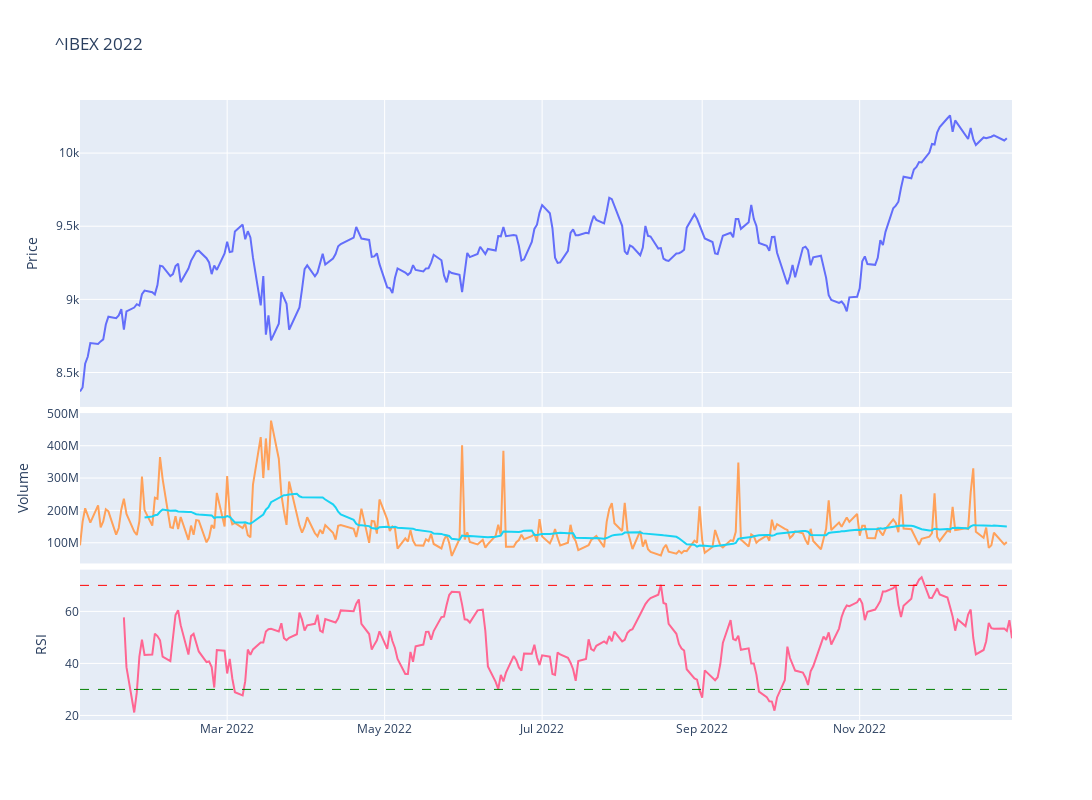

The cell this chart's notebook holds for it:
### Code cell
# Plot the adjusted close price of the ^IBEX for year
fig = make_subplots(rows=4, cols=1,shared_xaxes=True,vertical_spacing=0.01,specs=[[{'rowspan':2,'colspan':1}],[None],[{'rowspan':1,'colspan':1}],[{'rowspan':1,'colspan':1}]])

# Graph (1,1)
fig.add_trace(go.Scatter(x=stock_ibex['Adj Close'].loc[year].index,y=stock_ibex['Adj Close'].loc['2023'],mode="lines",name=f'{ticker}'),row=1,col=1)
fig.add_trace(go.Scatter(x=stock_ibex['BB_Lower'].loc[year].index,y=stock_ibex['BB_Lower'].loc['2023'],mode="lines",name='BB_Lower'),row=1,col=1)
fig.add_trace(go.Scatter(x=stock_ibex['BB_Upper'].loc[year].index,y=stock_ibex['BB_Upper'].loc['2023'],mode="lines",name='BB_Upper'),row=1,col=1)
fig.add_trace(go.Scatter(x=stock_ibex['MMA20'].loc[year].index,y=stock_ibex['MMA20'].loc['2023'],mode="lines",name='MMA20'),row=1,col=1)
# Update xaxis properties
fig.update_yaxes(title_text="Price", row=1, col=1)

# Graph (3,1)
fig.add_trace(go.Scatter(x=stock_ibex['Volume'].loc[year].index,y=stock_ibex['Volume'].loc['2023'],mode="lines",name='Volume'),row=3, col=1)
fig.add_trace(go.Scatter(x=stock_ibex['Volume'].loc[year].index,y=stock_ibex['Volume'].loc['2023'].rolling(20).mean(),mode="lines",name='MMA20'),row=3,col=1)
fig.update_yaxes(title_text="Volume", row=3, col=1)

# Graph (4,1)
fig.add_trace(go.Scatter(x=stock_ibex['RSI'].loc[year].index,y=stock_ibex['RSI'].loc[year],mode="lines",name='RSI'),row=4, col=1)
fig.add_hline(y=30, line_width=1, line_dash="dash", line_color="green",row=4,col=1)
fig.add_hline(y=70, line_width=1, line_dash="dash", line_color="red",row=4,col=1)
fig.update_yaxes(title_text="RSI", row=4, col=1)

fig.update_layout(height=800, width=1300,showlegend=False,title=f"{ticker} {year}")

fig.show()

### Figure 1 — Plotly figure (JSON) as saved in the notebook; plotly's stock layout.template omitted (floating-point values rounded to 4 significant figures; data arrays with more than 128 entries replaced by an {"elided": "..."} marker saying what was removed)
{"data": [{"mode": "lines", "name": "^IBEX", "type": "scatter", "x": {"elided": "257 str values"}, "xaxis": "x", "y": {"elided": "255 float values"}, "yaxis": "y"}, {"mode": "lines", "name": "BB_Lower", "type": "scatter", "x": {"elided": "257 str values"}, "xaxis": "x", "y": {"elided": "255 null values"}, "yaxis": "y"}, {"mode": "lines", "name": "BB_Upper", "type": "scatter", "x": {"elided": "257 str values"}, "xaxis": "x", "y": {"elided": "255 null values"}, "yaxis": "y"}, {"mode": "lines", "name": "MMA20", "type": "scatter", "x": {"elided": "257 str values"}, "xaxis": "x", "y": {"elided": "255 null values"}, "yaxis": "y"}, {"mode": "lines", "name": "Volume", "type": "scatter", "x": {"elided": "257 str values"}, "xaxis": "x2", "y": {"elided": "255 int values"}, "yaxis": "y2"}, {"mode": "lines", "name": "MMA20", "type": "scatter", "x": {"elided": "257 str values"}, "xaxis": "x2", "y": {"elided": "255 int values"}, "yaxis": "y2"}, {"mode": "lines", "name": "RSI", "type": "scatter", "x": {"elided": "257 str values"}, "xaxis": "x3", "y": {"elided": "257 float values"}, "yaxis": "y3"}], "layout": {"height": 800, "shapes": [{"line": {"color": "green", "dash": "dash", "width": 1}, "type": "line", "x0": 0, "x1": 1, "xref": "x3 domain", "y0": 30, "y1": 30, "yref": "y3"}, {"line": {"color": "red", "dash": "dash", "width": 1}, "type": "line", "x0": 0, "x1": 1, "xref": "x3 domain", "y0": 70, "y1": 70, "yref": "y3"}], "showlegend": false, "title": {"text": "^IBEX 2022"}, "width": 1300, "xaxis": {"anchor": "y", "domain": [0, 1], "matches": "x3", "showticklabels": false}, "xaxis2": {"anchor": "y2", "domain": [0, 1], "matches": "x3", "showticklabels": false}, "xaxis3": {"anchor": "y3", "domain": [0, 1]}, "yaxis": {"anchor": "x", "domain": [0.505, 1], "title": {"text": "Price"}}, "yaxis2": {"anchor": "x2", "domain": [0.2525, 0.495], "title": {"text": "Volume"}}, "yaxis3": {"anchor": "x3", "domain": [0, 0.2425], "title": {"text": "RSI"}}}}
